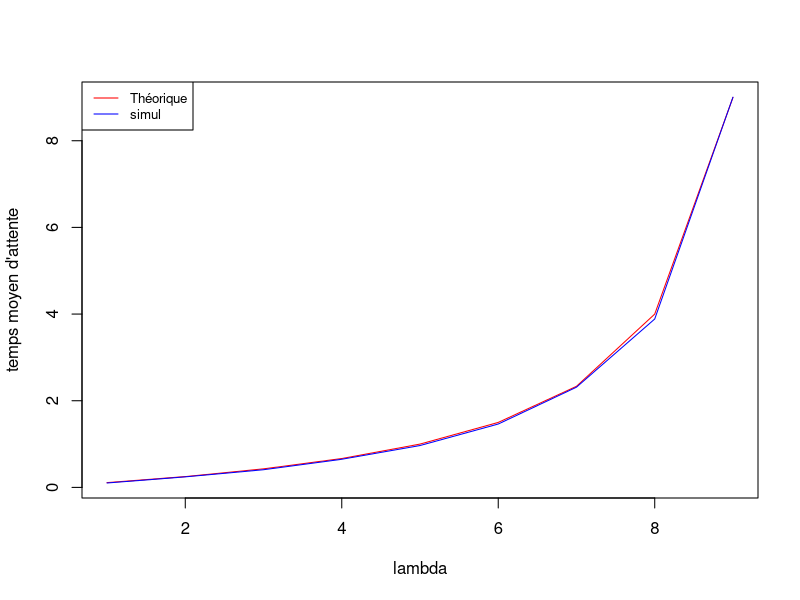

Recreate this plot in R.
g = read.table("MM1theo.txt")
jpeg("tempsMoytheosimu2.jpg")
lambda=g$V1
moy1=g$V2


h=read.table("Temps2.txt")
moy2=h$V2

plot(lambda,moy1,type="l",,xlab="lambda",ylab="temps moyen d'attente",col="red")
lines(lambda,moy2,type="l",col="blue")
legend("topleft",legend=c("Théorique","simul"),col=c("red","blue"),lty=1:1,cex=0.8)

dev.off()
